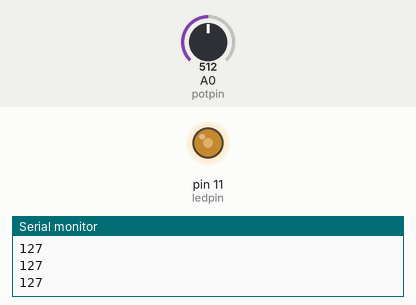
This sketch was run on a simulated Arduino Uno, built with avr-gcc and run on an emulated ATmega328P. Shown: output pins drawn as LEDs (lit = HIGH), the last lines printed to the serial monitor. The inputs (shaded band) are chosen by the test bench; at power-on: A0 (potpin) = 512.

Above: at 1.2 s.
1.3 s: A0 (potpin) set to 716
At 1.8 s:
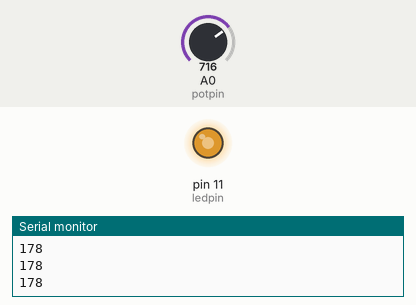
2.8 s: A0 (potpin) set to 900
At 4.0 s:
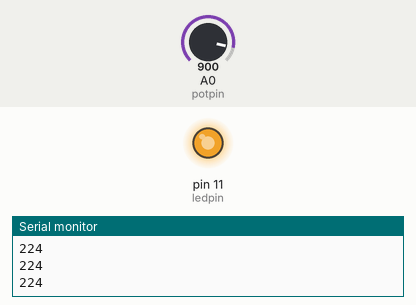
4.3 s: A0 (potpin) set to 122
At 5.3 s:
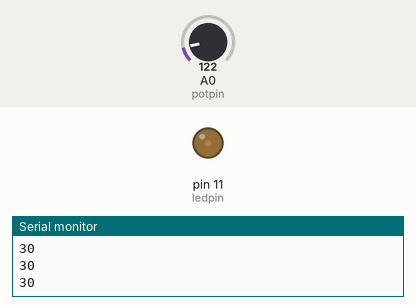
5.8 s: A0 (potpin) set to 0
At 6.5 s:
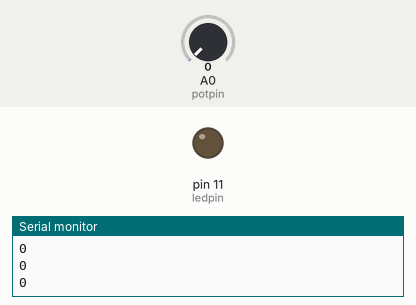
7.3 s: A0 (potpin) set to 511
At 7.6 s:
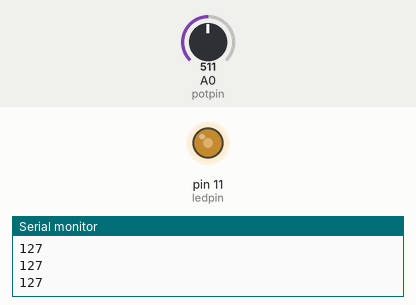
Timing chart, 0 to 9.8 s (numbered marks = the images above; inputs shaded):
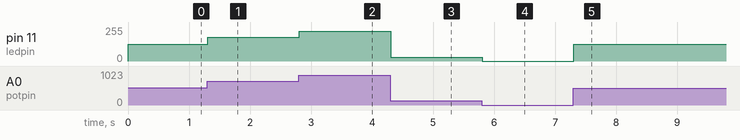

The sketch:

Project_9_Photo_Rseistor.ino
```cpp
int potpin=0;// initialize analog pin 0, connected with photovaristor
int ledpin=11;// initialize digital pin 11, output regulating the brightness of LED
int val=0;// initialize variable va
void setup()
{
pinMode(ledpin,OUTPUT);// set digital pin 11 as “output”
Serial.begin(9600);// set baud rate at “9600”
}
void loop()
{
val=map ( analogRead(potpin) , 0 , 1023 , 0 , 255);// read the analog value of the sensor and assign it to val
Serial.println(val);// display the value of val
analogWrite(ledpin,val);// turn on the LED and set up brightness（maximum output value 255）
delay(10);// wait for 0.01
}
```

Measured:
- after the input at 1.3 s, pin 11 (ledpin): 127/255 → 178/255 at once
- after the input at 2.8 s, pin 11 (ledpin): 178/255 → 224/255 at once
- after the input at 4.3 s, pin 11 (ledpin): 224/255 → 30/255 at once
- after the input at 5.8 s, pin 11 (ledpin): 30/255 → 0/255 at once
- after the input at 7.3 s, pin 11 (ledpin): 0/255 → 127/255 at once
